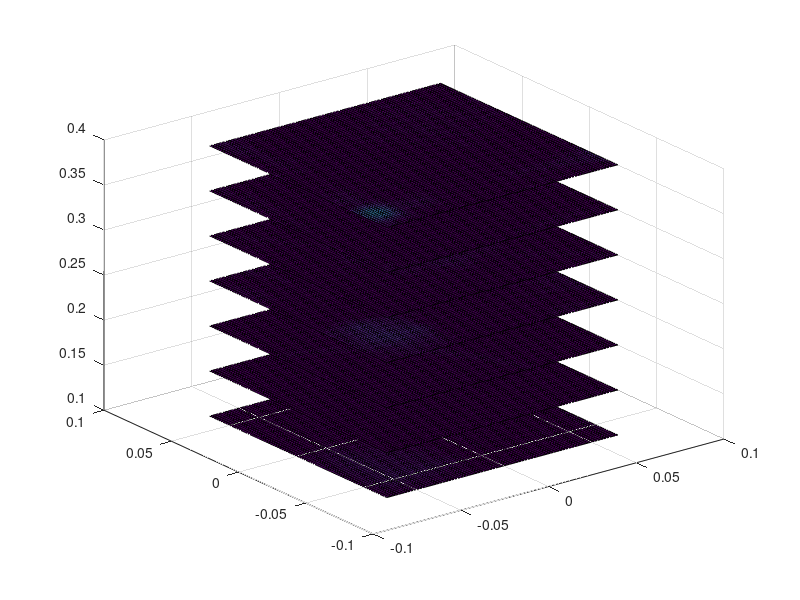

MATLAB code to generate this figure: (Note: this script raises an error after producing the figure.)
%%% 3D imaging analytical example using point sources as targets based on
%%% Sheen's 3D imaging paper and Soumkeh theroy 
%%% written by Mohammed Aladsani 2018 email : maladsan@asu.edu 

clc;
clear all;


%%%%%%%%%%%%%%%%%%%%% set up %%%%%%%%%%%%%%%%%%%%%%%%%%%%%%%%%%%%
f=20*10^9:10^9:45*10^9 ; % bandwidth of freq. to be used
nf=length(f); % range of Freq. how many frequecny points 

%X=cell(nf,1);

Lamb=(3*10^8)./f(nf); %wavelength assuming highest freq. taking from somkeh book and literature to be used later on 

LambK=(3*10^8)./f; % for range of k

k=(2*pi)./LambK; %wavenumbers

dX=Lamb/4; %sampling distance in X assuming highest freq

dY=Lamb/4; %sampling distance in Y assuming highest freq

Ltx=20*Lamb; %lenght of traget space in X assuming highest freq
Lty=20*Lamb; %length of traget space in Y assuming highest freq


%z=15*Lamb; %range or distance from target

Nx=ceil(Ltx/dX); %get total number of smaples = length/sampling distance in X assuming highest freq
dKx=(2*pi)./(Nx.*dX); %spatial wavenumber in x per unit assuming highest freq
ScaleX=(-Nx/2:(Nx/2)-1); %just a scale for later assuming highest freq

X=dX.*ScaleX;% total length in x assuming highest freq
Kx=dKx.*ScaleX;% total spatial wavenumber in x assuming highest freq

Ny=ceil(Lty/dY); %get total number of smaples = length/sampling distance in Y assuming highest freq
dKy=(2*pi)./(Ny*dY); %spatial wavenumber in y per unit assuming highest freq
ScaleY=(-Ny/2:(Ny/2)-1); %just a scale for later assuming highest freq

Y=dY.*ScaleY;% total length in y assuming highest freq
Ky=dKy.*ScaleY;% total spatial wavenumber in y assuming highest freq


[Xs,Ys] = meshgrid(X,Y); %assuming highest freq for plotting
[Kxs,Kys]=meshgrid(Kx,Ky); %assuming highest freq for plotting



% get kz for each freq. points 
for pp=1:nf
for hh=1:Nx
    for gg=1:Ny
       Kzs(hh,gg,pp)=4*k(pp)^2-Kx(hh)^2-Ky(gg)^2; % get Kz for each layer aka freq.

        KzsA(hh,gg)=4*k(pp)^2-Kx(hh)^2-Ky(gg)^2; % get Kz for each layer aka freq.
        
        
    end
   
end
kza{pp}=KzsA;
end
Kzs2=sqrt(Kzs.*(Kzs>0)); % get real value of Kz since Kz is real

%%%%%%%%%%%%%%%%%%%%%%%%%%%%%%%%%%%%%%%%%%%%%%%%%%%%%%%%%%%%%%%%%%%%%%%

%%%%%%%%%%%%%%%%%%%%%%%%%%% system or target creation %%%%%%%%%%%%%%%%%%%%%%%%%%%%%%%%%%%%%%

%XYn=[0;0]; % traget location each row traget in X Y  
Xn=[0;0.04;-0.06]; %traget location in X
Yn=[0;0.04;-0.05];%traget location in Y
Zn=[0.15;0.1;0.4];%traget location in Z
fn=[1;1;1]; % traget reflectivty function 

m=length(Xn);
n=length(Yn); % m should = n 

%sys=zeros(Nx,Ny);
for mm=1:nf
for p=1:Nx %each ant pos. at x
    for q=1:Ny %%each ant pos. at y
        for a=1:m % traget in x or y 
        wave(a)=fn(a).*exp(-1i*2*k(mm)*(sqrt((-Zn(a)).^2+((Xs(p,q)-Xn(a)).^2)+((Ys(p,q)-Yn(a)).^2)))); % wave at each pos of (x,y,z)
      %  sys(p,q)=wave(a)+sys(p,q);

        
        end
        sys(p,q,mm)=sum(sum(wave)); % the sum of wavs for each pos of ant. (X,Y,0)
        
        
    end
      
end

end





%%%%%%%%%%%%%%%%%%%%%%%%%%%%%%%%%%%%%%%%%%%%%%%%%%%%%%%%%%%%%%%%%%%%%%%%%%%%%%

%%%%%%%%%%%%%%%%%%%%%%%%% reconstruction %%%%%%%%%%%%%%%%%%%%%%%%%%%%%%%%%%

%for ooo=1:nf
sysku=fftshift(fft2(fftshift((sys)))); % 2D-FTT of system function
%end
%expos=exp(1i.*Kzs{1}.*z(1)); %foucsing function



%%%%%%%%%%%%%%%%%%%%%%%%% generating 3D-IFDT here it basiclly scans each layer of (x,y,freq.) and foucs for each range points of interest the more samples in range used here the more
% accurate you get but more computational heavy but since here in this example we know what range the target just make sure the points in traget target range are within
% this search or they will not be seen  
i=1;
for zt=0.1:0.05:0.4 % searching in range 
expos=exp(1i.*Kzs2*zt); % foucsing functions 
%%%%reconstruction%%%
F=sysku.*(expos);
F2=zeros(Nx,Ny);
sum=zeros(Nx,Ny); % for compute perpouses 
for p=1:nf % for each freq. points
    sum=F(:,:,p);
    F2=sum+F2;
end
%F2=F2./nf; %scaling factor
F1=fftshift(ifft2(fftshift(F2)));,%[Nx Ny])); %take 2DIFDT of each slice
Fn(:,:,i)=F1; %saving into matrix
i=i+1;
end





%Fn=sysku.*expos;

%F=ifft2(Fn); % reconstructed image



%%%%%%%%%%%%%%%%%%%%%%%% ploting %%%%%%%%%%%%%%%%%%%%%%

RF=real(Fn);
AF=abs(Fn);

Z=0.1:0.05:0.4;
[XX YY ZZ]=meshgrid(X,Y,Z);
slice(XX,YY,ZZ,AF,[],[],Z);
alpha(0.2)
shading interp
colorbar
colormap jet
xlabel('x');
ylabel('y');
zlabel('z');
title('reconstructed signal');

